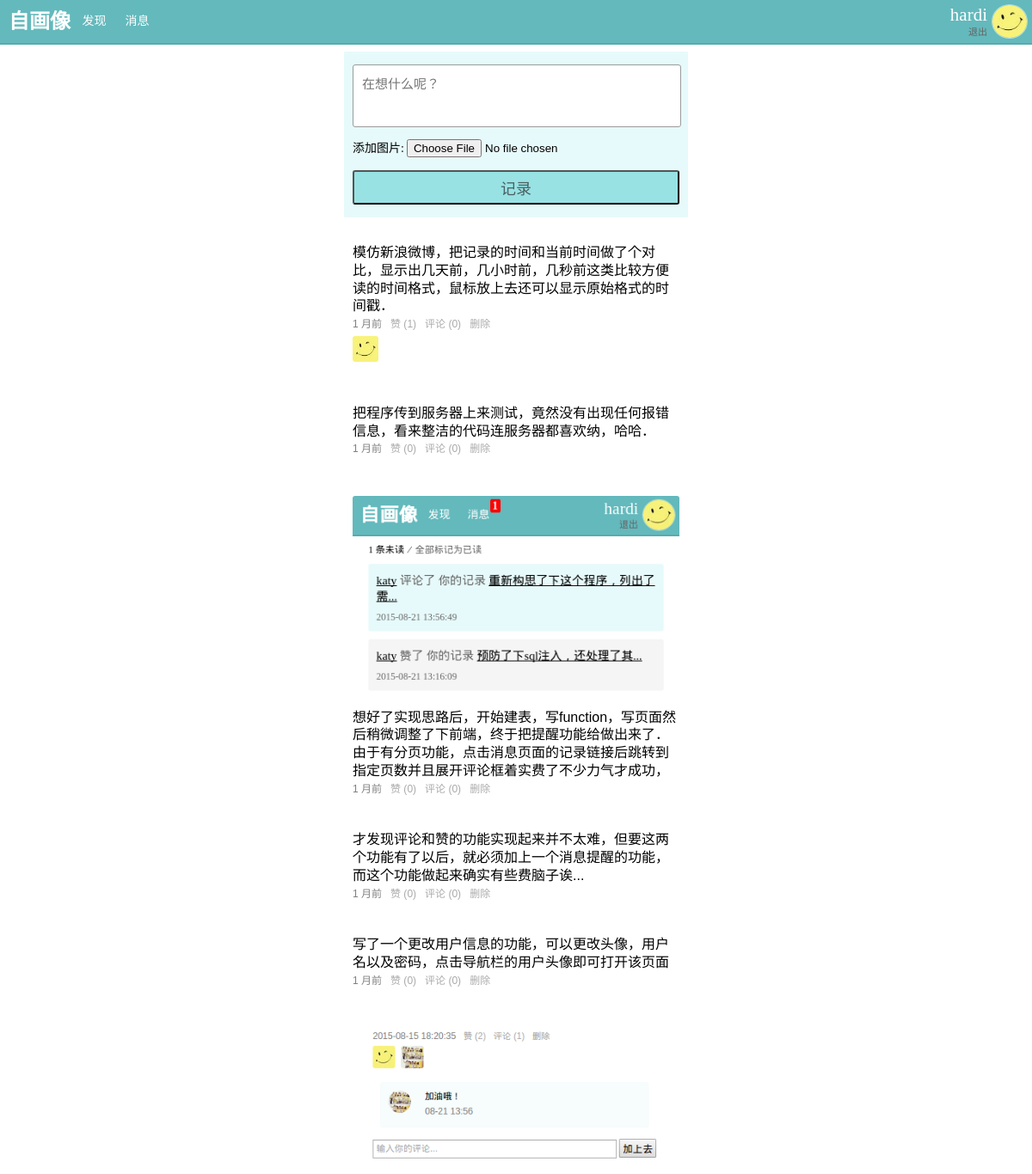
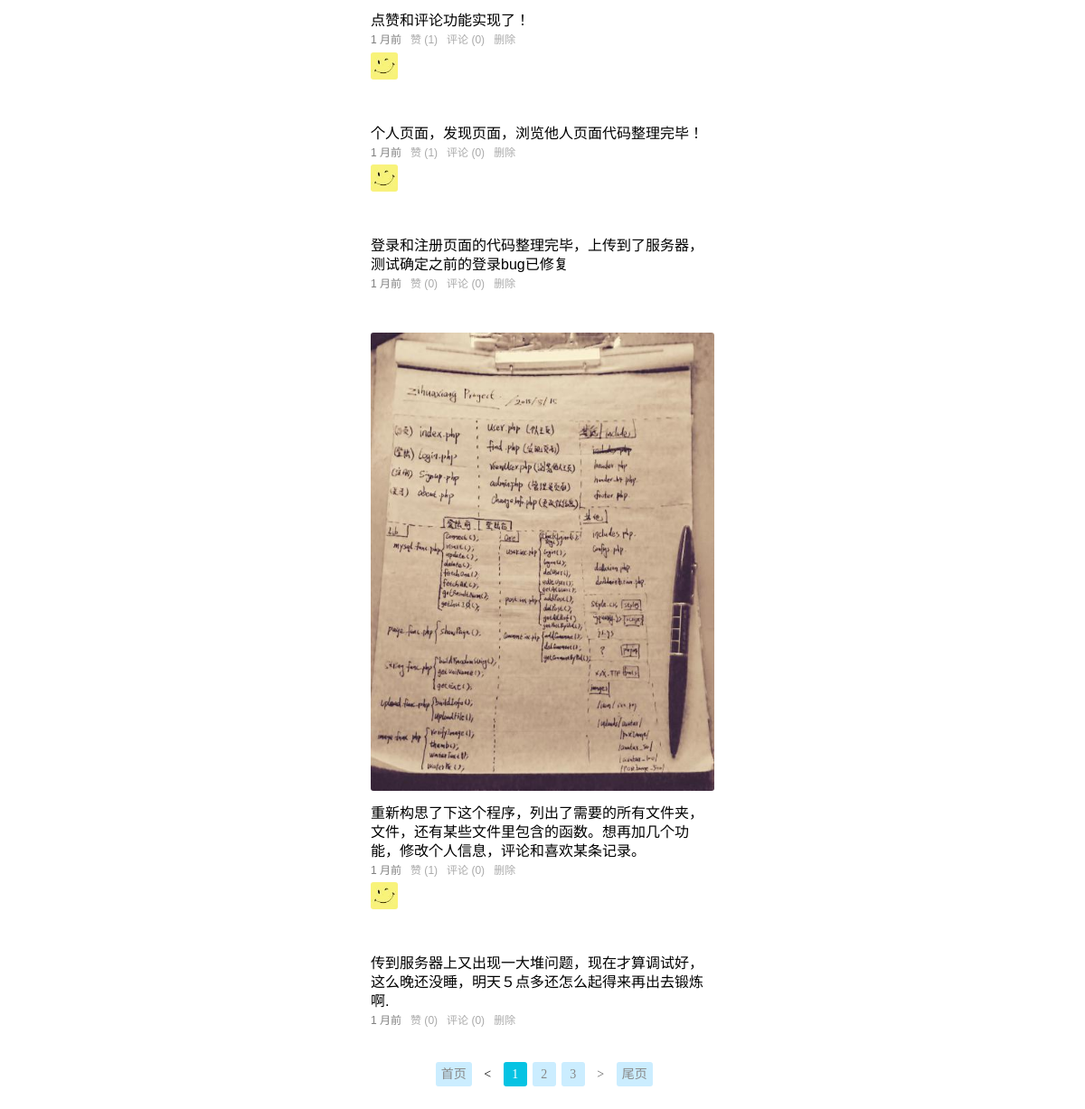
The page /user.php (signed in) on the database its author committed (2 pictures, top to bottom).
### tables this page shows
CREATE TABLE `zhx_user` (
  `uid` int(11) NOT NULL AUTO_INCREMENT,
  `name` varchar(30) NOT NULL,
  `password` char(32) NOT NULL,
  `regTime` datetime NOT NULL,
  `avatar` varchar(64) NOT NULL,
  PRIMARY KEY (`uid`),
  UNIQUE KEY `name` (`name`)
);

CREATE TABLE `zhx_post` (
  `pid` int(11) NOT NULL AUTO_INCREMENT,
  `uid` int(11) NOT NULL,
  `date` datetime NOT NULL,
  `post` text NOT NULL,
  PRIMARY KEY (`pid`)
);

CREATE TABLE `zhx_like` (
  `lid` int(11) NOT NULL AUTO_INCREMENT,
  `pid` int(11) NOT NULL,
  `uid` int(11) NOT NULL,
  PRIMARY KEY (`lid`)
);

CREATE TABLE `zhx_album` (
  `iid` int(11) NOT NULL AUTO_INCREMENT,
  `pid` int(11) NOT NULL,
  `image` varchar(50) NOT NULL,
  PRIMARY KEY (`iid`)
);

### core/user.inc.php (called while the page is built, shortened)
<?php
function getUserByUid($uid){
	$sql="select * from zhx_user where uid=$uid";
	$row=fetchOne($sql);
	return $row;
}

### lib/mysql.func.php (called while the page is built, shortened)
<?php
function fetchOne($sql,$result_type=MYSQL_ASSOC){
	$result=mysql_query($sql);
	$row=mysql_fetch_array($result,$result_type);
	return $row;
}
function fetchAll($sql,$result_type=MYSQL_ASSOC){
	$result=mysql_query($sql);
	while(@$row=mysql_fetch_array($result,$result_type)){
		$rows[]=$row;
	};
	return @$rows;
}
function getResultNum($sql){
	$result=mysql_query($sql);
	return mysql_num_rows($result);
}

### core/post.inc.php (called while the page is built, shortened)
<?php
function getNumByPid($pid,$table){
	$sql="select count(*) from {$table} where pid={$pid}";
	$row=fetchOne($sql);
	return $row['count(*)'];
}
function getPostNumByUid($uid){
	$sql="select pid from zhx_post where uid=$uid";
	return getResultNum($sql);
}
function getUserPosts($uid,$offset,$pageSize){
	$sql="select zhx_post.pid,iid,post,date,image from zhx_post left join zhx_album on zhx_post.pid=zhx_album.pid where uid=$uid order by date desc limit {$offset},{$pageSize}";
	$rows=fetchAll($sql);
	return $rows;
}

### lib/timeFormate.class.php (called while the page is built, shortened)
<?php
class Mygettime{
        function  __construct($createtime,$gettime) {
            $this->createtime = $createtime;
            $this->gettime = $gettime;
    }
      function getMonth()
       {
        return ($this->createtime-$this->gettime)/(60*60*24*30);
       }
       function getYear()
       {
        return ($this->createtime-$this->gettime)/(60*60*24*30*12);
       }
       function index()
       {
            if($this->getYear() > 1)
            {
                 if($this->getYear() > 2)
                    {
                        return date("Y-m-d",$this->gettime);
                        exit();
                    }
                return intval($this->getYear())." 年前";
                exit();
            }
             elseif($this->getMonth() > 1)
            {
                return intval($this->getMonth())." 月前";
                exit();
            }
             elseif($this->getDay() > 1)
            {
                return intval($this->getDay())." 天前";
                exit();
            }
             elseif($this->getHours() > 1)
            {
                return intval($this->getHours())." 小时前";
                exit();
            }
             elseif($this->getMinutes() > 1)
            {
                return intval($this->getMinutes())." 分钟前";
                exit();
            }
           elseif($this->getSeconds() > 1)
            {
                return intval($this->getSeconds()-1)." 秒前";
                exit();
            }
             else
            {
                return "刚刚";
                exit();
            }
       }
  }

### user.php (the view, shortened to what this page needs)
<?php
require_once 'includes/header.php';
$totalRows=getPostNumByUid($uid);
$pageSize=pageSize;
$totalPage=ceil($totalRows/$pageSize);
@$page=$_REQUEST['page']?(int)$_REQUEST['page']:1;
$offset=($page-1)*$pageSize;
$rows=getUserPosts($uid,$offset,$pageSize);
?>
<form class="post_form" method="post" action="doAction.php?act=post" enctype="multipart/form-data">
	<textarea name="post" id=""  rows="3" placeholder="在想什么呢？"></textarea><br>
	<label for="postImage">添加图片:</label>
	<input class="postImage"  type="file" id="postImage"  name="postImage" accept="image/jpeg,image/gif,image/jpg,image/png"><br><br>
	<input class="submit" type="submit" name="submit" value="记录">
</form>
<?php
echo '<ul class="post_list">' ;
if($rows){
	foreach ($rows as $row ) {
		echo '<li class="post_row_full" id="'.$row['pid'].'">';
		echo '<ul class="post_content_full">';
			$postTimeRow=$row['date'];
			$postTime= strtotime($postTimeRow);
			$time=new Mygettime(time(),$postTime);
			$showTime=$time->index();
			$sql="select zhx_post.pid,zhx_like.uid,lid from zhx_post left join zhx_like on zhx_post.pid=zhx_like.pid where zhx_post.pid={$row['pid']} order by lid desc";
			$like_data=fetchAll($sql);
			$likeNum=getNumByPid($row['pid'],"zhx_like");
			$sql="select zhx_post.pid,zhx_comment.uid,zhx_comment.cid,zhx_comment.comment,zhx_comment.date from zhx_post left join zhx_comment on zhx_post.pid=zhx_comment.pid where zhx_post.pid={$row['pid']}  order by cid desc";
			$comment_data=fetchAll($sql);
			$commentNum=getNumByPid($row['pid'],"zhx_comment");
			if($row['image']){
			$image_w=getimagesize("images/uploads/postImage_500/".$row['image'])[0]>350 ? true : false;
			$style="class='full_width'";
			?>
			<li class="post">
				<a  href="images/uploads/postImage/<?php echo $row['image']; ?>">
					<img <?php if($image_w){echo $style;} ?> src="images/uploads/postImage_500/<?php echo $row['image']; ?>">
				</a>
			</li>
			<?php
			}
?>
		<li class="post"><?php echo $row['post']; ?></li>
		<li class="post_info">
			<span title="<?php echo $postTimeRow ?>"><?php echo $showTime; ?></span>&nbsp;&nbsp;
			<a href="doAction.php?act=likePost&pid=<?php echo $row['pid']; ?>" >赞&nbsp;(<?php echo $likeNum; ?>)</a>&nbsp;&nbsp;
			<a class="show_comment" onclick="showComment(<?php echo $row['pid']; ?>)">评论&nbsp;(<?php echo $commentNum; ?>)</a>&nbsp;&nbsp;
			<a href="doAction.php?act=deletePost&pid=<?php echo $row['pid']; ?>&iid=<?php echo $row['iid']; ?>&image=<?php echo $row['image']; ?>" >删除</a>
		</li>
<?php
		if(($like_data[0]['uid'])){
			echo '<li class="post_like">';
			foreach ($like_data as $like) {
			 	$like_user=getUserByUid($like['uid']);
?>
			 	<a href="viewUser.php?target_uid=<?php echo $like_user['uid']; ?>">
					<img title="<?php echo $like_user['name'] ?>" src="images/uploads/avatar_50/<?php echo $like_user['avatar']; ?>">
				</a>
<?php
			 }
			 echo '</li>';
		}
?>
		</ul>
	</li>
<?php
	}
}else{
		echo "<i>你还没有发过任何记录哦～～～</i>";
}
echo "</ul>";
echo "</div>";
	if($totalRows>=5){
		echo '<div class="pager">';
		echo showPage($page, $totalPage);
		echo '</div>';
	}
 ?>
<?php
require_once 'includes/footer.php';
?>

### includes/header.php (shortened to what this page needs)
<?php
$avatar=getUserByUid($_SESSION['uid'])['avatar'];
?>
<!DOCTYPE HTML>
<html>
<head>
	<link rel="stylesheet" href="styles/style.css">
</head>
<body>
<header>
	<div class="logo">
		<a class="logo_image" href="user.php"><h1>自画像</h1></a>
		<a class="logo_menu" href="find.php">发现</a>
		<a class="logo_menu" href="notify.php">消息
		</a>
	</div>
	<div class="info">
		<?php
		echo('<a href="changeInfo.php"><img  src="images/uploads/avatar_50/'.$avatar.'"></a>');
		echo('<a class="info_name" style="color:white;"href="user.php">' . $_SESSION['name'] . '</a><a class="info_logout" href="doAction.php?act=logout">退出</a>');
		 ?>
	</div>
</header>
<div class="wrap">

### lib/page.func.php (shortened to what this page needs)
<?php
function showPage($page,$totalPage,$who=null,$sep="&nbsp;"){
	$who=($who==null)?null:"&target_uid=".$who;
	$url = $_SERVER ['PHP_SELF'];
	$index = ($page == 1) ? "<span class='pager_btn'>首页</span>" : "<a href='{$url}?page=1{$who}'><span class='pager_btn'>首页</span></a>";
	$last = ($page == $totalPage) ? "<span class='pager_btn'>尾页</span>" : "<a href='{$url}?page={$totalPage}{$who}'><span class='pager_btn'>尾页</span></a>";
	$prevPage=($page>=1)?$page-1:1;
	@$nextPage=($Page>=$totalPage)?$totalPage:$page+1;
	$prev = ($page == 1) ? "<span class='pager_btn_nav'>&nbsp;&nbsp;&lt;&nbsp;&nbsp;</span>" : "<a href='{$url}?page={$prevPage}{$who}'><span class='pager_btn_nav'>&nbsp;&nbsp;&lt;&nbsp;&nbsp;</span></a>";
	$next = ($page == $totalPage) ? "<span class='pager_btn_nav'>&nbsp;&nbsp;&gt;&nbsp;&nbsp;</span>" : "<a href='{$url}?page={$nextPage}{$who}'><span class='pager_btn_nav'>&nbsp;&nbsp;&gt;&nbsp;&nbsp;</span></a>";
	for($i = 1; $i <= $totalPage; $i ++) {
		if ($page == $i) {
	@		$p .= "<span class='pager_btn pager_btn_on'>&nbsp;{$i}&nbsp;</span>";
		} else {
	@		$p .= "<a href='{$url}?page={$i}{$who}'><span class='pager_btn'>&nbsp;{$i}&nbsp;</span></a>";
		}
	}
 	$pageStr=$sep . $index .$sep. $prev.$sep . @$p.$sep . $next.$sep . $last;
 	return $pageStr;
}
 ?>

### includes/footer.php (shortened to what this page needs)
</body>
</html>

### styles/style.css (style rules this page uses)
body,ul,ol,li,p,h1,h2,h3,h4,h5,h6,form,fieldset,table,td,img,div,dl,dt,dd,input { margin:0;padding:0; }
body { font-size:12px; }
img { border:none; }
li { list-style:none; }
textarea { resize:none; }
a { text-decoration:none; color:#656565; }
header { height: 50px; width: 100%; background-color: rgba(92, 182, 185,0.95); color:white; position: fixed; top:0; box-shadow: 0 0 3px; border-bottom: outset rgba(98, 220, 222, 0.3) 2px; z-index: 100; }
header h1 { line-height: 50px; margin-left: 10px; float:left; color:white; }
.wrap { margin:50px auto 0 auto; padding: 0 10px; max-width: 400px; }
header .logo a { float:left; }
header .logo_menu { width: 35px; height: 52px; line-height: 50px; color: white; font-size: 14px; margin-left: 5px; padding: 0 5px; text-align: center; }
header .info { float:right; height: 50px; }
header .info_name { position: absolute; top:5px; right:52px; line-height: 25px; font-size: 21px; }
header .info_logout { position: absolute; top: 25px; right: 52px; line-height: 25px; font-size: 11px; }
header .info img { float: right; width: 40px; height: 38px; margin: 5px; border:1px solid rgba(255, 255, 255, 0.52); -webkit-border-radius: 50%; -moz-border-radius: 50%; border-radius: 50%; }
.post_form { width: calc(100%-20px); background-color: #E7FAFB; padding: 10px; margin-top:60px; -webkit-border-radius: 1px; -moz-border-radius: 1px; border-radius: 1px; }
.post_form label { font-size: 14px; }
.post_form textarea { width:-moz-calc(100% - 20px); width:calc(100% - 20px); margin-top: 5px; border:solid 1px #9A9A9A; padding:10px; font-size:15px; -webkit-border-radius: 3px; -moz-border-radius: 3px; border-radius: 3px; }
.post_form .postImage { margin:10px 0 0 0; width: 190px; }
.submit { width: 100%; height: 40px; margin-bottom: 5px; font-size:18px; color: #4A6061; background-color: #98E2E4; cursor: pointer; -webkit-border-radius: 3px; -moz-border-radius: 3px; border-radius: 3px; }
.post_list { padding:10px; list-style:none; width: calc(100%-20px); }
.post { line-height: 23px; word-wrap: break-word; letter-spacing: normal; word-spacing: normal; font: 16px/1.3 'Arial','Microsoft YaHei'; padding: 1px 0 3px; }
.post img { margin:5px 0; -webkit-border-radius: 3px; -moz-border-radius: 3px; border-radius: 3px; }
.post_like img { width: 30px; margin: 5px 5px 5px 0; -webkit-border-radius: 3px; -moz-border-radius: 3px; border-radius: 3px; }
.full_width { width: 100%; }
.post_info { color: #808080; text-decoration: none; font: 12px/1.3 'Arial','Microsoft YaHei'; }
.post_info a { color:#aaa; text-decoration:none; cursor: pointer; }
.pager { margin: 10px 0 30px 0; text-align: center; font-size: 14px; }
.pager .pager_btn { background-color: rgb(203, 237, 255); padding: 6px; margin: 3px; color: rgb(136, 136, 136); -webkit-border-radius: 3px; -moz-border-radius: 3px; border-radius: 3px; }
.pager .pager_btn_nav { background-color:none; }
.pager .pager_btn_on { background-color: #06C3E3; color: white; }
.post_row_full { width: 100%; display: inline-block; margin: 20px 0; }
.post_content_full { width: 100%; }

### rows shown on the page
zhx_user: avatar (picture)
zhx_post: post "模仿新浪微博，把记录的时间和当前时间做了个对比，显示出几天前，几小时前，几秒前这类比较方便读的时间格式，鼠标放上去还可以显示原始格式的时间戳．", date "1 月前", likeNum "1", commentNum "0"
zhx_like: uid.avatar (picture)
zhx_post: post "把程序传到服务器上来测试，竟然没有出现任何报错信息，看来整洁的代码连服务器都喜欢纳，哈哈．", date "1 月前", likeNum "0", commentNum "0"
zhx_album: image (picture), pid.post "想好了实现思路后，开始建表，写function，写页面然后稍微调整了下前端，终于把提醒功能给做出来了．由于有分页功能，点击消息页面的记录链接后跳转到指定页数并且展开评论框着实费了不少力气才成功，", pid.date "1 月前", likeNum "0", commentNum "0"
zhx_post: post "才发现评论和赞的功能实现起来并不太难，但要这两个功能有了以后，就必须加上一个消息提醒的功能，而这个功能做起来确实有些费脑子诶...", date "1 月前", likeNum "0", commentNum "0"
zhx_post: post "写了一个更改用户信息的功能，可以更改头像，用户名以及密码，点击导航栏的用户头像即可打开该页面", date "1 月前", likeNum "0", commentNum "0"
zhx_album: image (picture), pid.post "点赞和评论功能实现了！", pid.date "1 月前", likeNum "1", commentNum "0"
zhx_like: uid.avatar (picture)
zhx_post: post "个人页面，发现页面，浏览他人页面代码整理完毕！", date "1 月前", likeNum "1", commentNum "0"
zhx_like: uid.avatar (picture)
zhx_post: post "登录和注册页面的代码整理完毕，上传到了服务器，测试确定之前的登录bug已修复", date "1 月前", likeNum "0", commentNum "0"
zhx_album: image (picture), pid.post "重新构思了下这个程序，列出了需要的所有文件夹，文件，还有某些文件里包含的函数。想再加几个功能，修改个人信息，评论和喜欢某条记录。", pid.date "1 月前", likeNum "1", commentNum "0"
zhx_like: uid.avatar (picture)
zhx_post: post "传到服务器上又出现一大堆问题，现在才算调试好，这么晚还没睡，明天５点多还怎么起得来再出去锻炼啊.", date "1 月前", likeNum "0", commentNum "0"

### other values the page prints
$_SESSION['name'] "hardi"
